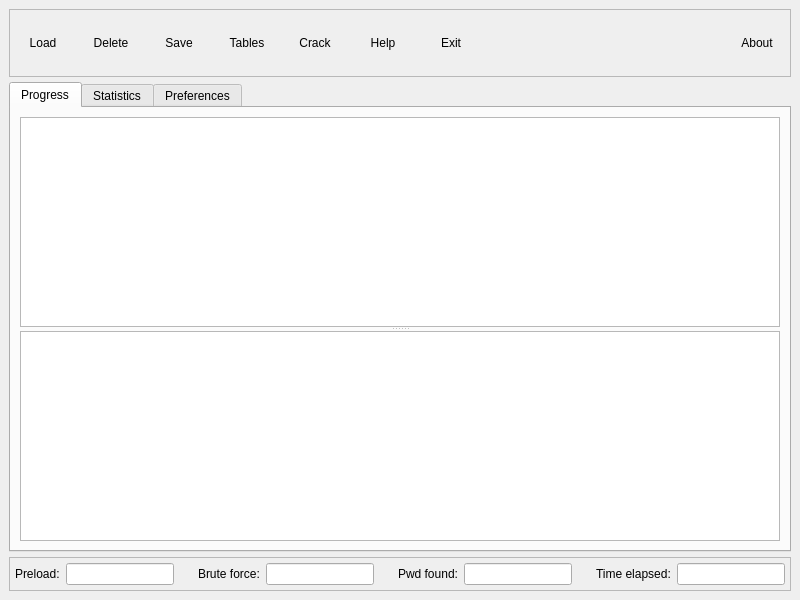
<?xml version="1.0" encoding="UTF-8"?>
<ui version="4.0">
 <class>OphcrackGUI</class>
 <widget class="QMainWindow" name="OphcrackGUI">
  <property name="geometry">
   <rect>
    <x>0</x>
    <y>0</y>
    <width>800</width>
    <height>600</height>
   </rect>
  </property>
  <property name="windowTitle">
   <string>ophcrack</string>
  </property>
  <property name="windowIcon">
   <iconset resource="gui.qrc">
    <normaloff>:/icons/pixmaps/os_icon.png</normaloff>:/icons/pixmaps/os_icon.png</iconset>
  </property>
  <widget class="QWidget" name="centralwidget">
   <layout class="QVBoxLayout">
    <item>
     <layout class="QVBoxLayout">
      <property name="spacing">
       <number>5</number>
      </property>
      <item>
       <widget class="QFrame" name="frame">
        <property name="frameShape">
         <enum>QFrame::StyledPanel</enum>
        </property>
        <property name="frameShadow">
         <enum>QFrame::Raised</enum>
        </property>
        <layout class="QHBoxLayout">
         <property name="margin">
          <number>2</number>
         </property>
         <item>
          <layout class="QHBoxLayout">
           <item>
            <widget class="QToolButton" name="loadButton">
             <property name="sizePolicy">
              <sizepolicy hsizetype="Fixed" vsizetype="Fixed">
               <horstretch>0</horstretch>
               <verstretch>0</verstretch>
              </sizepolicy>
             </property>
             <property name="minimumSize">
              <size>
               <width>62</width>
               <height>62</height>
              </size>
             </property>
             <property name="maximumSize">
              <size>
               <width>62</width>
               <height>62</height>
              </size>
             </property>
             <property name="text">
              <string>Load</string>
             </property>
             <property name="icon">
              <iconset resource="gui.qrc">
               <normaloff>:/icons/pixmaps/load.png</normaloff>:/icons/pixmaps/load.png</iconset>
             </property>
             <property name="iconSize">
              <size>
               <width>30</width>
               <height>30</height>
              </size>
             </property>
             <property name="popupMode">
              <enum>QToolButton::InstantPopup</enum>
             </property>
             <property name="toolButtonStyle">
              <enum>Qt::ToolButtonTextUnderIcon</enum>
             </property>
             <property name="autoRaise">
              <bool>true</bool>
             </property>
            </widget>
           </item>
           <item>
            <widget class="QToolButton" name="deleteButton">
             <property name="sizePolicy">
              <sizepolicy hsizetype="Fixed" vsizetype="Fixed">
               <horstretch>0</horstretch>
               <verstretch>0</verstretch>
              </sizepolicy>
             </property>
             <property name="minimumSize">
              <size>
               <width>62</width>
               <height>62</height>
              </size>
             </property>
             <property name="maximumSize">
              <size>
               <width>62</width>
               <height>62</height>
              </size>
             </property>
             <property name="text">
              <string>Delete</string>
             </property>
             <property name="icon">
              <iconset resource="gui.qrc">
               <normaloff>:/icons/pixmaps/delete.png</normaloff>:/icons/pixmaps/delete.png</iconset>
             </property>
             <property name="iconSize">
              <size>
               <width>30</width>
               <height>30</height>
              </size>
             </property>
             <property name="popupMode">
              <enum>QToolButton::InstantPopup</enum>
             </property>
             <property name="toolButtonStyle">
              <enum>Qt::ToolButtonTextUnderIcon</enum>
             </property>
             <property name="autoRaise">
              <bool>true</bool>
             </property>
            </widget>
           </item>
           <item>
            <widget class="QToolButton" name="saveButton">
             <property name="minimumSize">
              <size>
               <width>62</width>
               <height>62</height>
              </size>
             </property>
             <property name="maximumSize">
              <size>
               <width>62</width>
               <height>62</height>
              </size>
             </property>
             <property name="text">
              <string>Save</string>
             </property>
             <property name="icon">
              <iconset resource="gui.qrc">
               <normaloff>:/icons/pixmaps/save.png</normaloff>:/icons/pixmaps/save.png</iconset>
             </property>
             <property name="iconSize">
              <size>
               <width>30</width>
               <height>30</height>
              </size>
             </property>
             <property name="popupMode">
              <enum>QToolButton::InstantPopup</enum>
             </property>
             <property name="toolButtonStyle">
              <enum>Qt::ToolButtonTextUnderIcon</enum>
             </property>
             <property name="autoRaise">
              <bool>true</bool>
             </property>
            </widget>
           </item>
           <item>
            <widget class="QToolButton" name="tableButton">
             <property name="sizePolicy">
              <sizepolicy hsizetype="Fixed" vsizetype="Fixed">
               <horstretch>0</horstretch>
               <verstretch>0</verstretch>
              </sizepolicy>
             </property>
             <property name="minimumSize">
              <size>
               <width>62</width>
               <height>62</height>
              </size>
             </property>
             <property name="maximumSize">
              <size>
               <width>62</width>
               <height>62</height>
              </size>
             </property>
             <property name="text">
              <string>Tables</string>
             </property>
             <property name="icon">
              <iconset resource="gui.qrc">
               <normaloff>:/icons/pixmaps/tables.png</normaloff>:/icons/pixmaps/tables.png</iconset>
             </property>
             <property name="iconSize">
              <size>
               <width>30</width>
               <height>30</height>
              </size>
             </property>
             <property name="toolButtonStyle">
              <enum>Qt::ToolButtonTextUnderIcon</enum>
             </property>
             <property name="autoRaise">
              <bool>true</bool>
             </property>
            </widget>
           </item>
           <item>
            <widget class="QToolButton" name="crackButton">
             <property name="sizePolicy">
              <sizepolicy hsizetype="Fixed" vsizetype="Fixed">
               <horstretch>0</horstretch>
               <verstretch>0</verstretch>
              </sizepolicy>
             </property>
             <property name="minimumSize">
              <size>
               <width>62</width>
               <height>62</height>
              </size>
             </property>
             <property name="maximumSize">
              <size>
               <width>62</width>
               <height>62</height>
              </size>
             </property>
             <property name="text">
              <string>Crack</string>
             </property>
             <property name="icon">
              <iconset resource="gui.qrc">
               <normaloff>:/icons/pixmaps/crack.png</normaloff>:/icons/pixmaps/crack.png</iconset>
             </property>
             <property name="iconSize">
              <size>
               <width>30</width>
               <height>30</height>
              </size>
             </property>
             <property name="toolButtonStyle">
              <enum>Qt::ToolButtonTextUnderIcon</enum>
             </property>
             <property name="autoRaise">
              <bool>true</bool>
             </property>
            </widget>
           </item>
           <item>
            <widget class="QToolButton" name="helpButton">
             <property name="sizePolicy">
              <sizepolicy hsizetype="Fixed" vsizetype="Fixed">
               <horstretch>0</horstretch>
               <verstretch>0</verstretch>
              </sizepolicy>
             </property>
             <property name="minimumSize">
              <size>
               <width>62</width>
               <height>62</height>
              </size>
             </property>
             <property name="maximumSize">
              <size>
               <width>62</width>
               <height>62</height>
              </size>
             </property>
             <property name="text">
              <string>Help</string>
             </property>
             <property name="icon">
              <iconset resource="gui.qrc">
               <normaloff>:/icons/pixmaps/help.png</normaloff>:/icons/pixmaps/help.png</iconset>
             </property>
             <property name="iconSize">
              <size>
               <width>30</width>
               <height>30</height>
              </size>
             </property>
             <property name="toolButtonStyle">
              <enum>Qt::ToolButtonTextUnderIcon</enum>
             </property>
             <property name="autoRaise">
              <bool>true</bool>
             </property>
            </widget>
           </item>
           <item>
            <widget class="QToolButton" name="exitButton">
             <property name="minimumSize">
              <size>
               <width>62</width>
               <height>62</height>
              </size>
             </property>
             <property name="maximumSize">
              <size>
               <width>62</width>
               <height>62</height>
              </size>
             </property>
             <property name="text">
              <string>Exit</string>
             </property>
             <property name="icon">
              <iconset resource="gui.qrc">
               <normaloff>:/icons/pixmaps/exit.png</normaloff>:/icons/pixmaps/exit.png</iconset>
             </property>
             <property name="iconSize">
              <size>
               <width>30</width>
               <height>30</height>
              </size>
             </property>
             <property name="toolButtonStyle">
              <enum>Qt::ToolButtonTextUnderIcon</enum>
             </property>
             <property name="autoRaise">
              <bool>true</bool>
             </property>
            </widget>
           </item>
           <item>
            <spacer>
             <property name="orientation">
              <enum>Qt::Horizontal</enum>
             </property>
             <property name="sizeHint" stdset="0">
              <size>
               <width>171</width>
               <height>20</height>
              </size>
             </property>
            </spacer>
           </item>
           <item>
            <widget class="QToolButton" name="aboutButton">
             <property name="sizePolicy">
              <sizepolicy hsizetype="Fixed" vsizetype="Fixed">
               <horstretch>0</horstretch>
               <verstretch>0</verstretch>
              </sizepolicy>
             </property>
             <property name="minimumSize">
              <size>
               <width>62</width>
               <height>62</height>
              </size>
             </property>
             <property name="maximumSize">
              <size>
               <width>62</width>
               <height>62</height>
              </size>
             </property>
             <property name="text">
              <string>About</string>
             </property>
             <property name="icon">
              <iconset resource="gui.qrc">
               <normaloff>:/icons/pixmaps/os_small.png</normaloff>:/icons/pixmaps/os_small.png</iconset>
             </property>
             <property name="iconSize">
              <size>
               <width>33</width>
               <height>30</height>
              </size>
             </property>
             <property name="toolButtonStyle">
              <enum>Qt::ToolButtonTextUnderIcon</enum>
             </property>
             <property name="autoRaise">
              <bool>true</bool>
             </property>
            </widget>
           </item>
          </layout>
         </item>
        </layout>
       </widget>
      </item>
      <item>
       <widget class="QTabWidget" name="tabWidget">
        <property name="sizePolicy">
         <sizepolicy hsizetype="Expanding" vsizetype="Expanding">
          <horstretch>0</horstretch>
          <verstretch>0</verstretch>
         </sizepolicy>
        </property>
        <property name="currentIndex">
         <number>0</number>
        </property>
        <widget class="QWidget" name="tab">
         <attribute name="title">
          <string>Progress</string>
         </attribute>
         <layout class="QVBoxLayout">
          <item>
           <widget class="QSplitter" name="splitter">
            <property name="orientation">
             <enum>Qt::Vertical</enum>
            </property>
            <widget class="HashView" name="hashView">
             <property name="editTriggers">
              <set>QAbstractItemView::NoEditTriggers</set>
             </property>
             <property name="alternatingRowColors">
              <bool>true</bool>
             </property>
             <property name="selectionMode">
              <enum>QAbstractItemView::ExtendedSelection</enum>
             </property>
             <property name="rootIsDecorated">
              <bool>false</bool>
             </property>
             <property name="sortingEnabled">
              <bool>true</bool>
             </property>
            </widget>
            <widget class="QTreeView" name="tableView">
             <property name="editTriggers">
              <set>QAbstractItemView::NoEditTriggers</set>
             </property>
             <property name="selectionMode">
              <enum>QAbstractItemView::NoSelection</enum>
             </property>
             <property name="animated">
              <bool>true</bool>
             </property>
            </widget>
           </widget>
          </item>
         </layout>
        </widget>
        <widget class="QWidget" name="tab_2">
         <attribute name="title">
          <string>Statistics</string>
         </attribute>
         <layout class="QVBoxLayout">
          <item>
           <layout class="QHBoxLayout">
            <item>
             <widget class="QGroupBox" name="groupBox">
              <property name="title">
               <string>General</string>
              </property>
              <layout class="QGridLayout">
               <item row="0" column="0">
                <widget class="QLabel" name="label">
                 <property name="text">
                  <string>Number of hash/redux:</string>
                 </property>
                </widget>
               </item>
               <item row="0" column="1">
                <widget class="QLineEdit" name="hreduxField">
                 <property name="sizePolicy">
                  <sizepolicy hsizetype="Expanding" vsizetype="Fixed">
                   <horstretch>0</horstretch>
                   <verstretch>0</verstretch>
                  </sizepolicy>
                 </property>
                 <property name="minimumSize">
                  <size>
                   <width>0</width>
                   <height>0</height>
                  </size>
                 </property>
                 <property name="alignment">
                  <set>Qt::AlignLeading|Qt::AlignLeft|Qt::AlignVCenter</set>
                 </property>
                 <property name="readOnly">
                  <bool>true</bool>
                 </property>
                </widget>
               </item>
               <item row="1" column="0">
                <widget class="QLabel" name="label_5">
                 <property name="text">
                  <string>Number of fseek:</string>
                 </property>
                </widget>
               </item>
               <item row="1" column="1">
                <widget class="QLineEdit" name="fseekField">
                 <property name="sizePolicy">
                  <sizepolicy hsizetype="Expanding" vsizetype="Fixed">
                   <horstretch>0</horstretch>
                   <verstretch>0</verstretch>
                  </sizepolicy>
                 </property>
                 <property name="minimumSize">
                  <size>
                   <width>0</width>
                   <height>0</height>
                  </size>
                 </property>
                 <property name="alignment">
                  <set>Qt::AlignLeading|Qt::AlignLeft|Qt::AlignVCenter</set>
                 </property>
                 <property name="readOnly">
                  <bool>true</bool>
                 </property>
                </widget>
               </item>
               <item row="2" column="0">
                <widget class="QLabel" name="label_9">
                 <property name="text">
                  <string>Number of false alarms:</string>
                 </property>
                </widget>
               </item>
               <item row="2" column="1">
                <widget class="QLineEdit" name="falarmField">
                 <property name="sizePolicy">
                  <sizepolicy hsizetype="Expanding" vsizetype="Fixed">
                   <horstretch>0</horstretch>
                   <verstretch>0</verstretch>
                  </sizepolicy>
                 </property>
                 <property name="minimumSize">
                  <size>
                   <width>0</width>
                   <height>0</height>
                  </size>
                 </property>
                 <property name="alignment">
                  <set>Qt::AlignLeading|Qt::AlignLeft|Qt::AlignVCenter</set>
                 </property>
                 <property name="readOnly">
                  <bool>true</bool>
                 </property>
                </widget>
               </item>
               <item row="3" column="0">
                <widget class="QLabel" name="label_10">
                 <property name="text">
                  <string>Num. hash/redux per false alarm:   </string>
                 </property>
                </widget>
               </item>
               <item row="3" column="1">
                <widget class="QLineEdit" name="falarm2Field">
                 <property name="sizePolicy">
                  <sizepolicy hsizetype="Expanding" vsizetype="Fixed">
                   <horstretch>0</horstretch>
                   <verstretch>0</verstretch>
                  </sizepolicy>
                 </property>
                 <property name="minimumSize">
                  <size>
                   <width>0</width>
                   <height>0</height>
                  </size>
                 </property>
                 <property name="alignment">
                  <set>Qt::AlignLeading|Qt::AlignLeft|Qt::AlignVCenter</set>
                 </property>
                 <property name="readOnly">
                  <bool>true</bool>
                 </property>
                </widget>
               </item>
               <item row="4" column="0">
                <widget class="QLabel" name="label_11">
                 <property name="text">
                  <string>Num. of matches in tables:</string>
                 </property>
                </widget>
               </item>
               <item row="4" column="1">
                <widget class="QLineEdit" name="pwdField">
                 <property name="sizePolicy">
                  <sizepolicy hsizetype="Expanding" vsizetype="Fixed">
                   <horstretch>0</horstretch>
                   <verstretch>0</verstretch>
                  </sizepolicy>
                 </property>
                 <property name="minimumSize">
                  <size>
                   <width>0</width>
                   <height>0</height>
                  </size>
                 </property>
                 <property name="alignment">
                  <set>Qt::AlignLeading|Qt::AlignLeft|Qt::AlignVCenter</set>
                 </property>
                 <property name="readOnly">
                  <bool>true</bool>
                 </property>
                </widget>
               </item>
               <item row="5" column="0">
                <widget class="QLabel" name="label_12">
                 <property name="text">
                  <string>Num. of matches in brute force:</string>
                 </property>
                </widget>
               </item>
               <item row="5" column="1">
                <widget class="QLineEdit" name="bforceField">
                 <property name="sizePolicy">
                  <sizepolicy hsizetype="Expanding" vsizetype="Fixed">
                   <horstretch>0</horstretch>
                   <verstretch>0</verstretch>
                  </sizepolicy>
                 </property>
                 <property name="minimumSize">
                  <size>
                   <width>0</width>
                   <height>0</height>
                  </size>
                 </property>
                 <property name="alignment">
                  <set>Qt::AlignLeading|Qt::AlignLeft|Qt::AlignVCenter</set>
                 </property>
                 <property name="readOnly">
                  <bool>true</bool>
                 </property>
                </widget>
               </item>
              </layout>
             </widget>
            </item>
            <item>
             <widget class="QGroupBox" name="groupBox_2">
              <property name="title">
               <string>Details</string>
              </property>
              <layout class="QGridLayout">
               <item row="0" column="0">
                <widget class="QLabel" name="label_2">
                 <property name="text">
                  <string>Number of prefixes found:</string>
                 </property>
                </widget>
               </item>
               <item row="0" column="1">
                <widget class="QLineEdit" name="prefixField">
                 <property name="alignment">
                  <set>Qt::AlignLeading|Qt::AlignLeft|Qt::AlignVCenter</set>
                 </property>
                 <property name="readOnly">
                  <bool>true</bool>
                 </property>
                </widget>
               </item>
               <item row="1" column="0">
                <widget class="QLabel" name="label_3">
                 <property name="text">
                  <string>Number of postfixes found:   </string>
                 </property>
                </widget>
               </item>
               <item row="1" column="1">
                <widget class="QLineEdit" name="postfixField">
                 <property name="alignment">
                  <set>Qt::AlignLeading|Qt::AlignLeft|Qt::AlignVCenter</set>
                 </property>
                 <property name="readOnly">
                  <bool>true</bool>
                 </property>
                </widget>
               </item>
               <item row="2" column="0">
                <widget class="QLabel" name="label_4">
                 <property name="text">
                  <string>Number of start found:</string>
                 </property>
                </widget>
               </item>
               <item row="2" column="1">
                <widget class="QLineEdit" name="startField">
                 <property name="alignment">
                  <set>Qt::AlignLeading|Qt::AlignLeft|Qt::AlignVCenter</set>
                 </property>
                 <property name="readOnly">
                  <bool>true</bool>
                 </property>
                </widget>
               </item>
               <item row="3" column="0">
                <widget class="QLabel" name="label_6">
                 <property name="text">
                  <string>Number of fseek in .index:</string>
                 </property>
                </widget>
               </item>
               <item row="3" column="1">
                <widget class="QLineEdit" name="idxField">
                 <property name="alignment">
                  <set>Qt::AlignLeading|Qt::AlignLeft|Qt::AlignVCenter</set>
                 </property>
                 <property name="readOnly">
                  <bool>true</bool>
                 </property>
                </widget>
               </item>
               <item row="4" column="0">
                <widget class="QLabel" name="label_7">
                 <property name="text">
                  <string>Number of fseek in .bin:</string>
                 </property>
                </widget>
               </item>
               <item row="4" column="1">
                <widget class="QLineEdit" name="endField">
                 <property name="alignment">
                  <set>Qt::AlignLeading|Qt::AlignLeft|Qt::AlignVCenter</set>
                 </property>
                 <property name="readOnly">
                  <bool>true</bool>
                 </property>
                </widget>
               </item>
               <item row="5" column="0">
                <widget class="QLabel" name="label_8">
                 <property name="text">
                  <string>Number of fseek in .start:</string>
                 </property>
                </widget>
               </item>
               <item row="5" column="1">
                <widget class="QLineEdit" name="srtField">
                 <property name="alignment">
                  <set>Qt::AlignLeading|Qt::AlignLeft|Qt::AlignVCenter</set>
                 </property>
                 <property name="readOnly">
                  <bool>true</bool>
                 </property>
                </widget>
               </item>
              </layout>
             </widget>
            </item>
           </layout>
          </item>
          <item>
           <layout class="QHBoxLayout">
            <item>
             <widget class="QPushButton" name="resetButton">
              <property name="text">
               <string>Reset</string>
              </property>
             </widget>
            </item>
            <item>
             <widget class="QPushButton" name="graphButton">
              <property name="text">
               <string>Display graphs</string>
              </property>
             </widget>
            </item>
            <item>
             <spacer>
              <property name="orientation">
               <enum>Qt::Horizontal</enum>
              </property>
              <property name="sizeHint" stdset="0">
               <size>
                <width>40</width>
                <height>20</height>
               </size>
              </property>
             </spacer>
            </item>
           </layout>
          </item>
          <item>
           <spacer>
            <property name="orientation">
             <enum>Qt::Vertical</enum>
            </property>
            <property name="sizeHint" stdset="0">
             <size>
              <width>20</width>
              <height>40</height>
             </size>
            </property>
           </spacer>
          </item>
         </layout>
        </widget>
        <widget class="QWidget" name="tab_3">
         <attribute name="title">
          <string>Preferences</string>
         </attribute>
         <layout class="QVBoxLayout" name="verticalLayout">
          <item>
           <layout class="QGridLayout" name="gridLayout">
            <item row="0" column="0">
             <widget class="QLabel" name="label_18">
              <property name="text">
               <string>Number of threads:</string>
              </property>
             </widget>
            </item>
            <item row="0" column="4">
             <widget class="QLabel" name="threadLabel">
              <property name="text">
               <string>auto (restart required)   </string>
              </property>
             </widget>
            </item>
            <item row="1" column="0">
             <widget class="QLabel" name="label_20">
              <property name="text">
               <string>Number of hash/redux per task:</string>
              </property>
             </widget>
            </item>
            <item row="1" column="2" colspan="2">
             <widget class="QSlider" name="hreduxSlider">
              <property name="sizePolicy">
               <sizepolicy hsizetype="Preferred" vsizetype="Fixed">
                <horstretch>0</horstretch>
                <verstretch>0</verstretch>
               </sizepolicy>
              </property>
              <property name="minimum">
               <number>1</number>
              </property>
              <property name="maximum">
               <number>20</number>
              </property>
              <property name="singleStep">
               <number>1</number>
              </property>
              <property name="pageStep">
               <number>2</number>
              </property>
              <property name="value">
               <number>1</number>
              </property>
              <property name="orientation">
               <enum>Qt::Horizontal</enum>
              </property>
              <property name="tickPosition">
               <enum>QSlider::TicksBelow</enum>
              </property>
              <property name="tickInterval">
               <number>1</number>
              </property>
             </widget>
            </item>
            <item row="1" column="4">
             <widget class="QLabel" name="hreduxLabel">
              <property name="text">
               <string>10000</string>
              </property>
             </widget>
            </item>
            <item row="2" column="0">
             <widget class="QLabel" name="label_19">
              <property name="text">
               <string>Max length of the disk queue:</string>
              </property>
             </widget>
            </item>
            <item row="2" column="2" colspan="2">
             <widget class="QSlider" name="queueSlider">
              <property name="sizePolicy">
               <sizepolicy hsizetype="Preferred" vsizetype="Fixed">
                <horstretch>0</horstretch>
                <verstretch>0</verstretch>
               </sizepolicy>
              </property>
              <property name="minimum">
               <number>1</number>
              </property>
              <property name="maximum">
               <number>10</number>
              </property>
              <property name="singleStep">
               <number>1</number>
              </property>
              <property name="pageStep">
               <number>2</number>
              </property>
              <property name="value">
               <number>10</number>
              </property>
              <property name="orientation">
               <enum>Qt::Horizontal</enum>
              </property>
              <property name="tickPosition">
               <enum>QSlider::TicksBelow</enum>
              </property>
              <property name="tickInterval">
               <number>1</number>
              </property>
             </widget>
            </item>
            <item row="2" column="4">
             <widget class="QLabel" name="queueLabel">
              <property name="text">
               <string>1000</string>
              </property>
             </widget>
            </item>
            <item row="3" column="0">
             <widget class="QLabel" name="label_21">
              <property name="text">
               <string>Brute force:</string>
              </property>
             </widget>
            </item>
            <item row="3" column="2" colspan="2">
             <widget class="QComboBox" name="bforceBox">
              <property name="sizePolicy">
               <sizepolicy hsizetype="Preferred" vsizetype="Fixed">
                <horstretch>0</horstretch>
                <verstretch>0</verstretch>
               </sizepolicy>
              </property>
              <item>
               <property name="text">
                <string>no</string>
               </property>
              </item>
              <item>
               <property name="text">
                <string>yes</string>
               </property>
              </item>
             </widget>
            </item>
            <item row="4" column="0">
             <widget class="QLabel" name="label_15">
              <property name="text">
               <string>Session file:</string>
              </property>
             </widget>
            </item>
            <item row="4" column="1">
             <widget class="QCheckBox" name="sessBox">
              <property name="enabled">
               <bool>false</bool>
              </property>
              <property name="text">
               <string/>
              </property>
             </widget>
            </item>
            <item row="4" column="2">
             <widget class="QLineEdit" name="sessEdit">
              <property name="enabled">
               <bool>false</bool>
              </property>
              <property name="readOnly">
               <bool>true</bool>
              </property>
             </widget>
            </item>
            <item row="4" column="3">
             <widget class="QPushButton" name="sessButton">
              <property name="text">
               <string>Choose</string>
              </property>
             </widget>
            </item>
            <item row="4" column="4">
             <spacer>
              <property name="orientation">
               <enum>Qt::Horizontal</enum>
              </property>
              <property name="sizeType">
               <enum>QSizePolicy::Preferred</enum>
              </property>
              <property name="sizeHint" stdset="0">
               <size>
                <width>197</width>
                <height>25</height>
               </size>
              </property>
             </spacer>
            </item>
            <item row="5" column="0">
             <widget class="QLabel" name="label_22">
              <property name="text">
               <string>Hide usernames:</string>
              </property>
             </widget>
            </item>
            <item row="5" column="2" colspan="2">
             <widget class="QComboBox" name="hideUnameBox">
              <property name="sizePolicy">
               <sizepolicy hsizetype="Preferred" vsizetype="Fixed">
                <horstretch>0</horstretch>
                <verstretch>0</verstretch>
               </sizepolicy>
              </property>
              <item>
               <property name="text">
                <string>no</string>
               </property>
              </item>
              <item>
               <property name="text">
                <string>yes</string>
               </property>
              </item>
             </widget>
            </item>
            <item row="6" column="0">
             <widget class="QLabel" name="label_23">
              <property name="text">
               <string>Audit mode: </string>
              </property>
             </widget>
            </item>
            <item row="6" column="2" colspan="2">
             <widget class="QComboBox" name="auditModeBox">
              <property name="sizePolicy">
               <sizepolicy hsizetype="Preferred" vsizetype="Fixed">
                <horstretch>0</horstretch>
                <verstretch>0</verstretch>
               </sizepolicy>
              </property>
              <item>
               <property name="text">
                <string>no</string>
               </property>
              </item>
              <item>
               <property name="text">
                <string>yes</string>
               </property>
              </item>
             </widget>
            </item>
            <item row="0" column="2" colspan="2">
             <widget class="QSpinBox" name="threadSpinBox">
              <property name="sizePolicy">
               <sizepolicy hsizetype="Preferred" vsizetype="Fixed">
                <horstretch>0</horstretch>
                <verstretch>0</verstretch>
               </sizepolicy>
              </property>
              <property name="minimum">
               <number>1</number>
              </property>
              <property name="value">
               <number>8</number>
              </property>
             </widget>
            </item>
           </layout>
          </item>
          <item>
           <spacer>
            <property name="orientation">
             <enum>Qt::Vertical</enum>
            </property>
            <property name="sizeType">
             <enum>QSizePolicy::Fixed</enum>
            </property>
            <property name="sizeHint" stdset="0">
             <size>
              <width>20</width>
              <height>16</height>
             </size>
            </property>
           </spacer>
          </item>
          <item>
           <layout class="QHBoxLayout">
            <item>
             <widget class="QPushButton" name="defaultButton">
              <property name="text">
               <string>Default</string>
              </property>
             </widget>
            </item>
            <item>
             <spacer>
              <property name="orientation">
               <enum>Qt::Horizontal</enum>
              </property>
              <property name="sizeHint" stdset="0">
               <size>
                <width>451</width>
                <height>21</height>
               </size>
              </property>
             </spacer>
            </item>
           </layout>
          </item>
          <item>
           <spacer>
            <property name="orientation">
             <enum>Qt::Vertical</enum>
            </property>
            <property name="sizeHint" stdset="0">
             <size>
              <width>706</width>
              <height>120</height>
             </size>
            </property>
           </spacer>
          </item>
         </layout>
        </widget>
       </widget>
      </item>
      <item>
       <widget class="QFrame" name="frame_2">
        <property name="frameShape">
         <enum>QFrame::StyledPanel</enum>
        </property>
        <property name="frameShadow">
         <enum>QFrame::Raised</enum>
        </property>
        <property name="midLineWidth">
         <number>0</number>
        </property>
        <layout class="QHBoxLayout">
         <property name="spacing">
          <number>6</number>
         </property>
         <property name="margin">
          <number>5</number>
         </property>
         <item>
          <widget class="QLabel" name="label_13">
           <property name="sizePolicy">
            <sizepolicy hsizetype="Fixed" vsizetype="Preferred">
             <horstretch>0</horstretch>
             <verstretch>0</verstretch>
            </sizepolicy>
           </property>
           <property name="text">
            <string>Preload:</string>
           </property>
          </widget>
         </item>
         <item>
          <widget class="QLineEdit" name="preloadEdit">
           <property name="sizePolicy">
            <sizepolicy hsizetype="Preferred" vsizetype="Fixed">
             <horstretch>0</horstretch>
             <verstretch>0</verstretch>
            </sizepolicy>
           </property>
           <property name="text">
            <string/>
           </property>
           <property name="echoMode">
            <enum>QLineEdit::Normal</enum>
           </property>
           <property name="alignment">
            <set>Qt::AlignCenter</set>
           </property>
           <property name="readOnly">
            <bool>true</bool>
           </property>
          </widget>
         </item>
         <item>
          <spacer>
           <property name="orientation">
            <enum>Qt::Horizontal</enum>
           </property>
           <property name="sizeType">
            <enum>QSizePolicy::MinimumExpanding</enum>
           </property>
           <property name="sizeHint" stdset="0">
            <size>
             <width>3</width>
             <height>20</height>
            </size>
           </property>
          </spacer>
         </item>
         <item>
          <widget class="QLabel" name="label_14">
           <property name="sizePolicy">
            <sizepolicy hsizetype="Fixed" vsizetype="Preferred">
             <horstretch>0</horstretch>
             <verstretch>0</verstretch>
            </sizepolicy>
           </property>
           <property name="text">
            <string>Brute force:</string>
           </property>
          </widget>
         </item>
         <item>
          <widget class="QLineEdit" name="bforceEdit">
           <property name="sizePolicy">
            <sizepolicy hsizetype="Preferred" vsizetype="Fixed">
             <horstretch>0</horstretch>
             <verstretch>0</verstretch>
            </sizepolicy>
           </property>
           <property name="text">
            <string/>
           </property>
           <property name="alignment">
            <set>Qt::AlignCenter</set>
           </property>
           <property name="readOnly">
            <bool>true</bool>
           </property>
          </widget>
         </item>
         <item>
          <spacer>
           <property name="orientation">
            <enum>Qt::Horizontal</enum>
           </property>
           <property name="sizeType">
            <enum>QSizePolicy::MinimumExpanding</enum>
           </property>
           <property name="sizeHint" stdset="0">
            <size>
             <width>3</width>
             <height>20</height>
            </size>
           </property>
          </spacer>
         </item>
         <item>
          <widget class="QLabel" name="label_16">
           <property name="sizePolicy">
            <sizepolicy hsizetype="Fixed" vsizetype="Preferred">
             <horstretch>0</horstretch>
             <verstretch>0</verstretch>
            </sizepolicy>
           </property>
           <property name="text">
            <string>Pwd found:</string>
           </property>
          </widget>
         </item>
         <item>
          <widget class="QLineEdit" name="pwdEdit">
           <property name="sizePolicy">
            <sizepolicy hsizetype="Preferred" vsizetype="Fixed">
             <horstretch>0</horstretch>
             <verstretch>0</verstretch>
            </sizepolicy>
           </property>
           <property name="text">
            <string/>
           </property>
           <property name="alignment">
            <set>Qt::AlignCenter</set>
           </property>
           <property name="readOnly">
            <bool>true</bool>
           </property>
          </widget>
         </item>
         <item>
          <spacer>
           <property name="orientation">
            <enum>Qt::Horizontal</enum>
           </property>
           <property name="sizeType">
            <enum>QSizePolicy::MinimumExpanding</enum>
           </property>
           <property name="sizeHint" stdset="0">
            <size>
             <width>3</width>
             <height>20</height>
            </size>
           </property>
          </spacer>
         </item>
         <item>
          <widget class="QLabel" name="label_17">
           <property name="sizePolicy">
            <sizepolicy hsizetype="Fixed" vsizetype="Preferred">
             <horstretch>0</horstretch>
             <verstretch>0</verstretch>
            </sizepolicy>
           </property>
           <property name="text">
            <string>Time elapsed:</string>
           </property>
          </widget>
         </item>
         <item>
          <widget class="QLineEdit" name="timeEdit">
           <property name="sizePolicy">
            <sizepolicy hsizetype="Preferred" vsizetype="Fixed">
             <horstretch>0</horstretch>
             <verstretch>0</verstretch>
            </sizepolicy>
           </property>
           <property name="text">
            <string/>
           </property>
           <property name="alignment">
            <set>Qt::AlignCenter</set>
           </property>
           <property name="readOnly">
            <bool>true</bool>
           </property>
          </widget>
         </item>
        </layout>
       </widget>
      </item>
     </layout>
    </item>
   </layout>
  </widget>
 </widget>
 <customwidgets>
  <customwidget>
   <class>HashView</class>
   <extends>QTreeView</extends>
   <header>hashview.h</header>
  </customwidget>
 </customwidgets>
 <resources>
  <include location="gui.qrc"/>
 </resources>
 <connections>
  <connection>
   <sender>exitButton</sender>
   <signal>clicked()</signal>
   <receiver>OphcrackGUI</receiver>
   <slot>close()</slot>
   <hints>
    <hint type="sourcelabel">
     <x>456</x>
     <y>45</y>
    </hint>
    <hint type="destinationlabel">
     <x>476</x>
     <y>4</y>
    </hint>
   </hints>
  </connection>
 </connections>
</ui>
